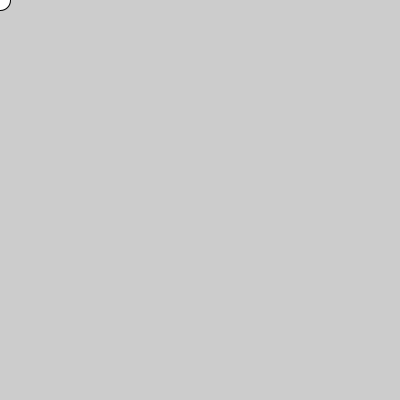
Frame 1 (no input)
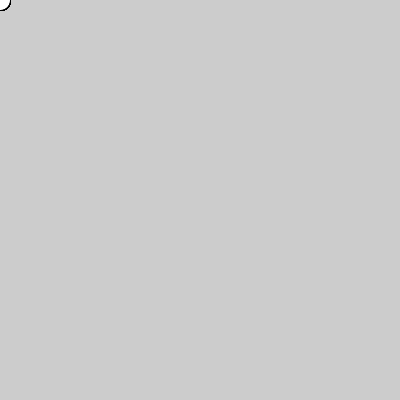
Frame 60 (the mouse pressed at the canvas centre just before this capture)
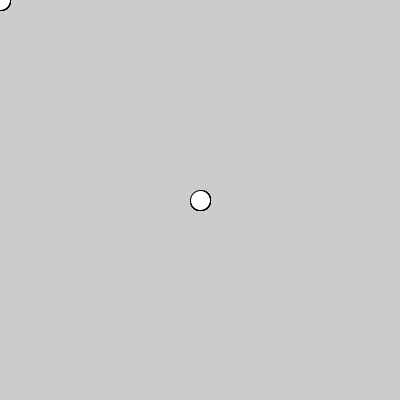
Frame 120 (the mouse held since frame 60 and released just before this capture)

The Processing sketch that drew these frames (run headless with seeded random() and noise(); from frame 60 on, the mouse is pressed at the canvas centre):

// Processing sketch: processing_158000
// ── processing_158000.pde

int counter;



void setup() {  //setup function called initially, only once
    size(400,400);
}



void draw() {  //draw function loops 
    ellipse(mouseX,mouseY,20,20);
}
